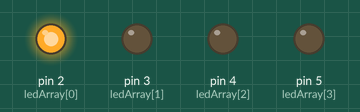
The sketch below on a simulated Arduino Uno, built with avr-gcc and run on an emulated ATmega328P. Parts: output pins drawn as LEDs (lit = HIGH).

Above: at 0.5 s.
At 2.5 s:
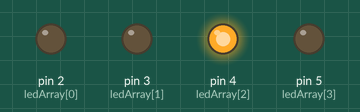
At 3.5 s:
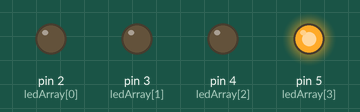
At 5.5 s:
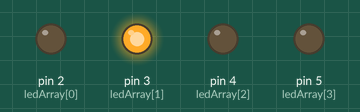
Timing chart, 0 to 7.8 s (numbered marks = the images above):
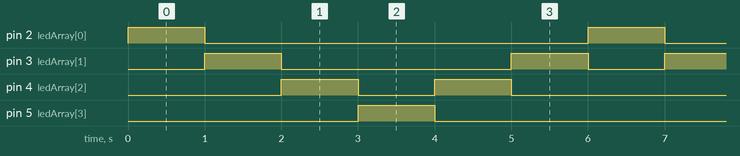

Measured:
- by itself, pin 2 (ledArray[0]), pin 5 (ledArray[3]): alternates HIGH for 1.0 s and LOW for 5.0 s
- by itself, pin 3 (ledArray[1]): repeats every 6.0 s: LOW 3.0 s, HIGH 1.0 s, LOW 1.0 s, HIGH 1.0 s
- by itself, pin 4 (ledArray[2]): repeats every 6.0 s: LOW 1.0 s, HIGH 1.0 s, LOW 3.0 s, HIGH 1.0 s

The sketch:

Oef5.ino
```cpp
int teller = 0;
int richting = 1;
const byte ledArray [] = {2 ,3 ,4 ,5};

void setup() {
  // put your setup code here, to run once:
  for ( int x = 0; x <= 3; x ++) {
  pinMode (ledArray [x] , OUTPUT ) ;
  }
}

void loop() {
  // put your main code here, to run repeatedly:
  if (teller == 0) {
    richting = 1 ;
  }
  else if (teller == 3){
    richting = -1 ;
  }
  digitalWrite ( ledArray [teller] , HIGH );
  delay (1000);
  digitalWrite ( ledArray [teller] , LOW ) ;
  teller = teller + richting;


 }
```
